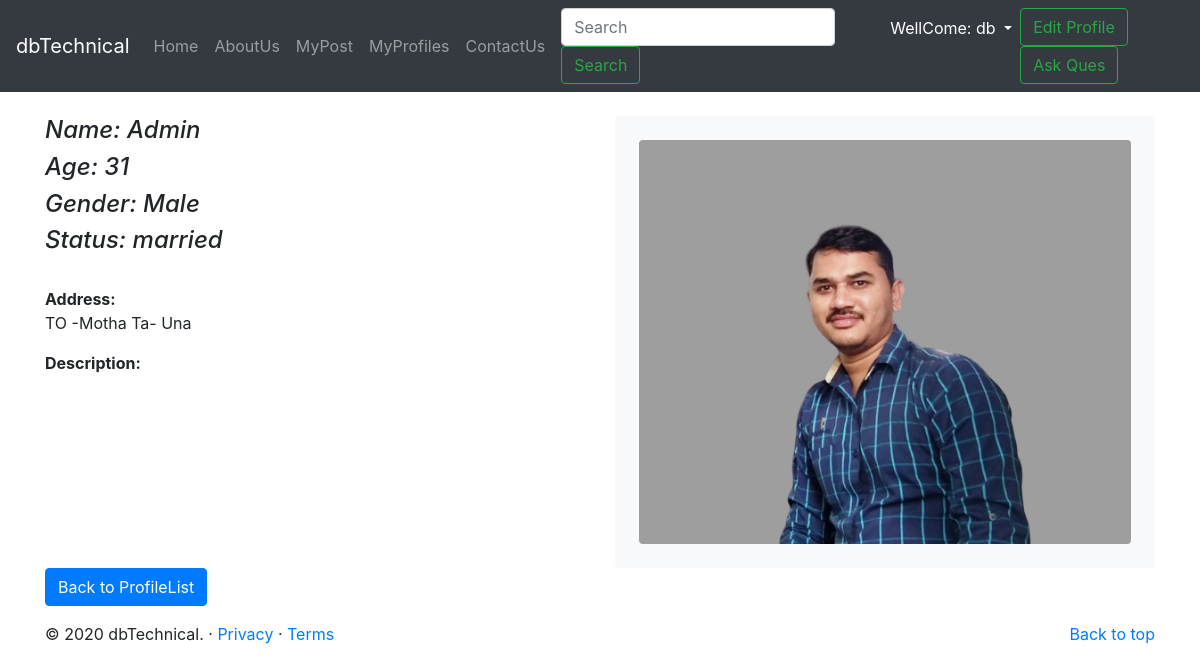
Page /social/profile/2 (signed in) on the committed database.
### social/models.py (models this page shows, shortened)
class MyProfile(models.Model):
    name = models.CharField(max_length=50)
    user = models.OneToOneField(to=User, on_delete=CASCADE)
    age = models.IntegerField(default=18, validators=[MinValueValidator(18)])
    gender = models.CharField(max_length=10, default="Male", choices=(("Male","Male"),("Female","Female")))
    status = models.CharField(max_length=10, default="single", choices=(("single","single"),("married","married"),("widow","widow"),("seprated","seprated"),("commited","commited")))
    phone = models.CharField(validators=[RegexValidator("0?^[5-9]{1}\d{9}$")],max_length=20, null=True, blank=True)
    address = models.TextField(null=True, blank=True)
    description = models.TextField(null=True, blank=True)
    image = models.ImageField(upload_to="social/images", default="")

### social/views.py (the view)
# urls.py: path('profile/<int:pk>', views.MyProfileDetailView.as_view()),
@method_decorator(login_required, name="dispatch")
class MyProfileDetailView(DetailView):
    model = MyProfile

### social/templates/social/myprofile_detail.html (shortened to what this page needs)
{% extends 'base.html' %}
{% block content %}
<div class="container">
<div class="row mt-4">
    <div class="col-sm-6 blog-main">
        <h4 class="font-italic">Name: {{myprofile.name}}</h4>
        <h4 class="font-italic">Age: {{myprofile.age}}</h4>
        <h4 class="font-italic">Gender: {{myprofile.gender}}</h4>
        <h4 class="font-italic">Status: {{myprofile.status}}</h4>
        <div class="blog-post">
        <br>
        <p align="justify" > <strong>Address:</strong> <br>{{myprofile.address}}</p>
        <p align="justify"  ><strong>Description:</strong><br>{{myprofile.description}}</p>
    </div>
</div>
    <aside class="col-sm-6 blog-sidebar">
      <div class="p-4 md-3 bg-light rounded">
        <div class="text-center">
           <img src="/media/{{myprofile.image}}" class="rounded mx-auto d-block img-fluid" alt="{{myprofile.name}}">
        </div>
        </div>
    </aside>
  </div>
    <a href="/social/profile" class="btn btn-primary"> Back to ProfileList</a>
</div>
 {% endblock %}

### social/templates/base.html (shortened to what this page needs)
<!doctype html>
<html lang="en">
<head>
  <link rel="stylesheet" href="https://stackpath.bootstrapcdn.com/bootstrap/4.4.1/css/bootstrap.min.css"
>
</head>
<body>
  <nav class="navbar navbar-expand-lg navbar-dark bg-dark">
    <a class="navbar-brand" href="/">dbTechnical</a>
    <div class="collapse navbar-collapse" id="navbarNavDropdown">
      <ul class="navbar-nav mr-auto">
        <li class="nav-item {% block homeactive %}{% endblock homeactive %}">
          <a class="nav-link" href="/social/home/">Home <span class="sr-only">(current)</span></a>
        </li>
        <li class="nav-item {% block aboutactive %}{% endblock aboutactive %}">
          <a class="nav-link" href="/social/about/">AboutUs</a>
        </li>
        <li class="nav-item {% block mypostactive %}{% endblock mypostactive %}">
          <a class="nav-link" href="/social/mypost/"> MyPost</a>
        </li>
        <li class="nav-item {% block myprofileactive %}{% endblock myprofileactive %}">
          <a class="nav-link" href="/social/profile/"> MyProfiles</a>
        </li>
        <li class="nav-item {% block contactactive %}{% endblock contactactive %}">
          <a class="nav-link" href="/social/contact/">ContactUs</a>
        </li>
      </ul>
    <form  class="form-inline mx-2">
      <input class="form-control mr-sm-2" Required type="search" name="query" id="search" placeholder="Search"
        aria-label="Search">
      <button class="btn btn-outline-success my-2 my-sm-0" type="submit">Search</button>
    </form>
   {% if user.is_authenticated %}
    <ul class="navbar-nav navbar-expand">
     <li class="nav-item dropdown active">
        <a class="nav-link dropdown-toggle" href="#" id="navbarDropdown" role="button" data-toggle="dropdown" aria-haspopup="true" aria-expanded="false">
          WellCome: {{request.user.myprofile.name}}
        </a>
      </li>
      <li class="nav-item dropdown">
       {% if user.is_superuser %}
          <a class="btn btn-outline-success" href="/admin">Admin</a>
        {% else %}
          {% if user.is_authenticated %}
          <a class="btn btn-outline-success" href="/social/profile/edit/{{ user.myprofile.id}}">Edit Profile</a>
          <a class="btn btn-outline-success" href="/social/question/create/">Ask Ques</a>
          {% endif %}
        {% endif %}
        </li>
    </ul>
  {% endif %}
  </div>
  </nav>
  {% block content %}
  {% endblock %}
  <footer class="container mt-3">
    <p class="float-right"><a href="#">Back to top</a></p>
    <p>© 2020 dbTechnical. · <a href="/privacy">Privacy</a> · <a href="#">Terms</a></p>
  </footer>
</body>
</html>

### rows in the picture
MyProfile: name "Admin", age "31", gender "Male", status "married", address "TO -Motha Ta- Una", image (picture)

### other values in the picture
{{ request.user.myprofile.name }} "db"
